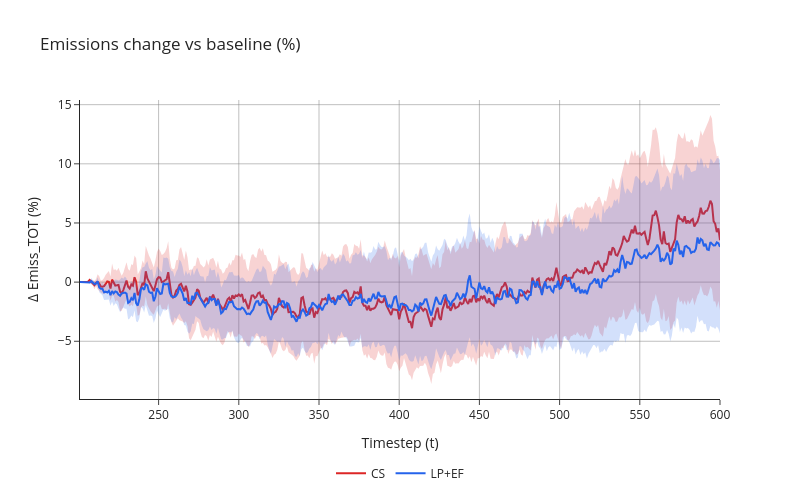

Notebook source saved alongside this figure:
### Code cell
line_colors = {
    'No Adaptation_2': 'rgb(220, 38, 38)',
    'No Adaptation_3': 'rgb(37, 99, 235)',
}
band_colors = {
    'No Adaptation_2': 'rgba(220, 38, 38, 0.2)',
    'No Adaptation_3': 'rgba(37, 99, 235, 0.2)',
}

fig = build_emissions_change_figure(
    scenario_results=scenario_results,
    scenarios=['No Adaptation_2', 'No Adaptation_3'],
    baseline='No Adaptation_1',
    line_colors=line_colors,
    band_colors=band_colors,
    t_min=200,
    title='Emissions change vs baseline (%)',
)

fig.write_image(OUTPUT / f"Emissions_small_more_exposed.pdf", scale=1)
fig.show()

### Figure 1 — Plotly figure (JSON) as saved in the notebook; plotly's stock layout.template omitted (floating-point values rounded to 4 significant figures; data arrays with more than 128 entries replaced by an {"elided": "..."} marker saying what was removed)
{"data": [{"line": {"color": "rgb(220, 38, 38)", "width": 2}, "mode": "lines", "name": "CS", "type": "scatter", "x": {"elided": "400 int values"}, "y": {"elided": "400 float values"}}, {"fill": "toself", "fillcolor": "rgba(220, 38, 38, 0.2)", "hoverinfo": "skip", "line": {"width": 0}, "name": "No Adaptation_2 95% CI", "showlegend": false, "type": "scatter", "x": {"elided": "800 int values"}, "y": {"elided": "800 float values"}}, {"line": {"color": "rgb(37, 99, 235)", "width": 2}, "mode": "lines", "name": "LP+EF", "type": "scatter", "x": {"elided": "400 int values"}, "y": {"elided": "400 float values"}}, {"fill": "toself", "fillcolor": "rgba(37, 99, 235, 0.2)", "hoverinfo": "skip", "line": {"width": 0}, "name": "No Adaptation_3 95% CI", "showlegend": false, "type": "scatter", "x": {"elided": "800 int values"}, "y": {"elided": "800 float values"}}], "layout": {"height": 500, "hovermode": "x", "legend": {"orientation": "h", "x": 0.5, "xanchor": "center", "y": -0.2, "yanchor": "top"}, "margin": {"b": 90}, "paper_bgcolor": "white", "plot_bgcolor": "white", "title": {"text": "Emissions change vs baseline (%)"}, "width": 800, "xaxis": {"gridcolor": "rgba(128, 128, 128, 0.5)", "showgrid": true, "title": {"text": "Timestep (t)"}, "zeroline": true, "zerolinecolor": "rgba(128, 128, 128, 0.5)"}, "yaxis": {"gridcolor": "rgba(128, 128, 128, 0.5)", "showgrid": true, "title": {"text": "Δ Emiss_TOT (%)"}, "zeroline": true, "zerolinecolor": "rgba(128, 128, 128, 0.5)"}}}
